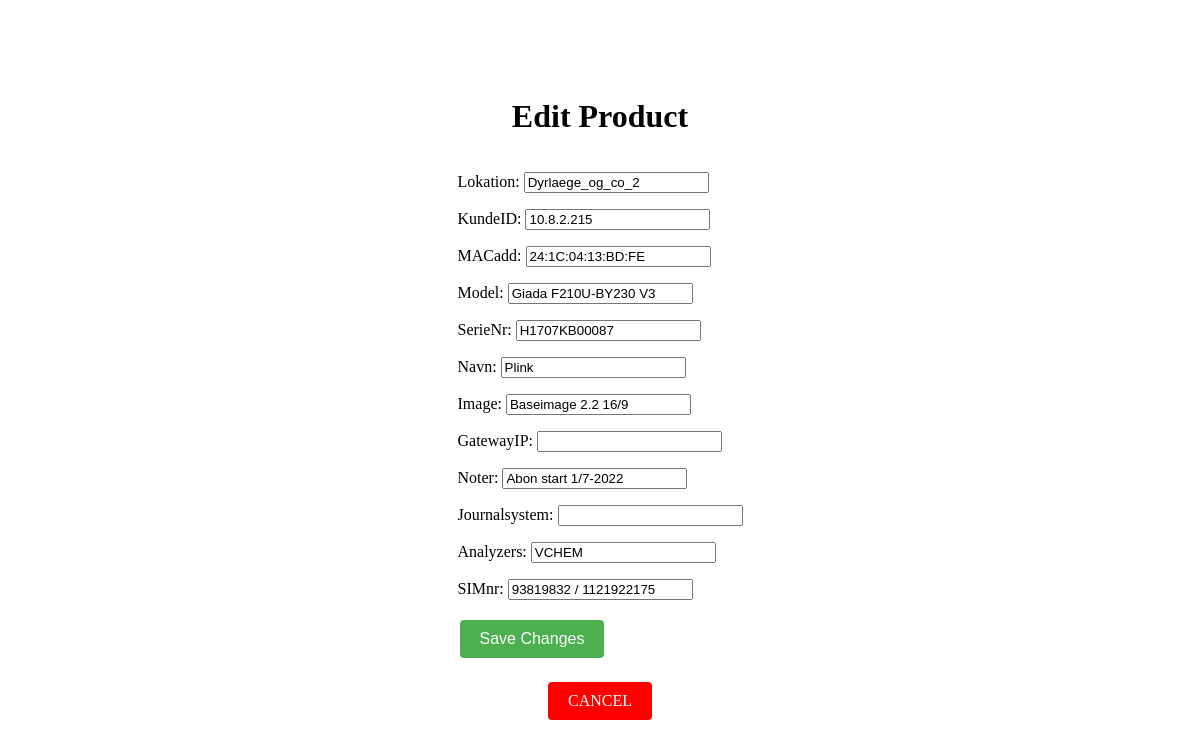
Page /edit/402/ on the committed database.
### uploader/models.py (models this page shows, shortened)
class Product(models.Model):
    Lokation = models.CharField(max_length=1000, null=True,blank=True)
    KundeID = models.CharField(max_length=1000, null=True,blank=True)
    MACadd = models.CharField(max_length=1000, null=True,blank=True)
    Model = models.CharField(max_length=1000, null=True,blank=True)
    SerieNr = models.CharField(max_length=1000, null=True,blank=True)
    Navn = models.CharField(max_length=1000, null=True,blank=True)
    Image = models.CharField(max_length=1000, null=True,blank=True)
    GatewayIP = models.CharField(max_length=1000, null=True,blank=True)
    Noter = models.CharField(max_length=1000, null=True,blank=True)
    Journalsystem = models.CharField(max_length=1000, null=True,blank=True)
    Analyzers = models.CharField(max_length=1000, null=True,blank=True)
    SIMnr = models.CharField(max_length=1000, null=True,blank=True)

### uploader/views.py (the view)
# urls.py: path('edit/<int:product_id>/', views.edit_product, name='edit_product'),
def edit_product(request, product_id):
    product = get_object_or_404(Product, pk=product_id)
    if request.method == 'POST':
        form = ProductForm(request.POST, instance=product)
        if form.is_valid():
            form.save()
            return redirect('display_data')  # Redirect to the data display page
    else:
        form = ProductForm(instance=product)
    return render(request, 'edit_product.html', {'form': form})

### uploader/forms.py
class ProductForm(ModelForm):
    class Meta:
        model = Product
        fields = ["Lokation", "KundeID", "MACadd", "Model", "SerieNr", "Navn", "Image", "GatewayIP", "Noter", "Journalsystem", "Analyzers", "SIMnr"]

### uploader/templates/edit_product.html (shortened to what this page needs)
<html lang="en">
<body>
    <h1>Edit Product</h1>
    <form method="post">
        {{ form.as_p }}
        <input type="submit" value="Save Changes" class="save">
    </form>
    <a href="{% url 'display_data' %}" class="display-button">CANCEL</a>
</body>
</html>

### uploader/templates/edit_product.html (style rules this page uses)
body { display: flex; flex-direction: column; align-items: center; justify-content: center; height: 100vh; margin: 0; }
.display-button { background-color: red; color: white; border: none; padding: 10px 20px; text-align: center; text-decoration: none; display: inline-block; font-size: 16px; margin: 4px 2px; cursor: pointer; border-radius: 4px; }
.save { background-color: #4CAF50; color: white; border: none; padding: 10px 20px; text-align: center; text-decoration: none; display: inline-block; font-size: 16px; margin: 4px 2px; cursor: pointer; border-radius: 4px; }

### rows in the picture
Product: Lokation "Dyrlaege_og_co_2", KundeID "10.8.2.215", MACadd "24:1C:04:13:BD:FE", Model "Giada F210U-BY230 V3", SerieNr "H1707KB00087", Navn "Plink", Image "Baseimage 2.2 16/9", Noter "Abon start 1/7-2022", Analyzers "VCHEM", SIMnr "93819832 / 1121922175"
